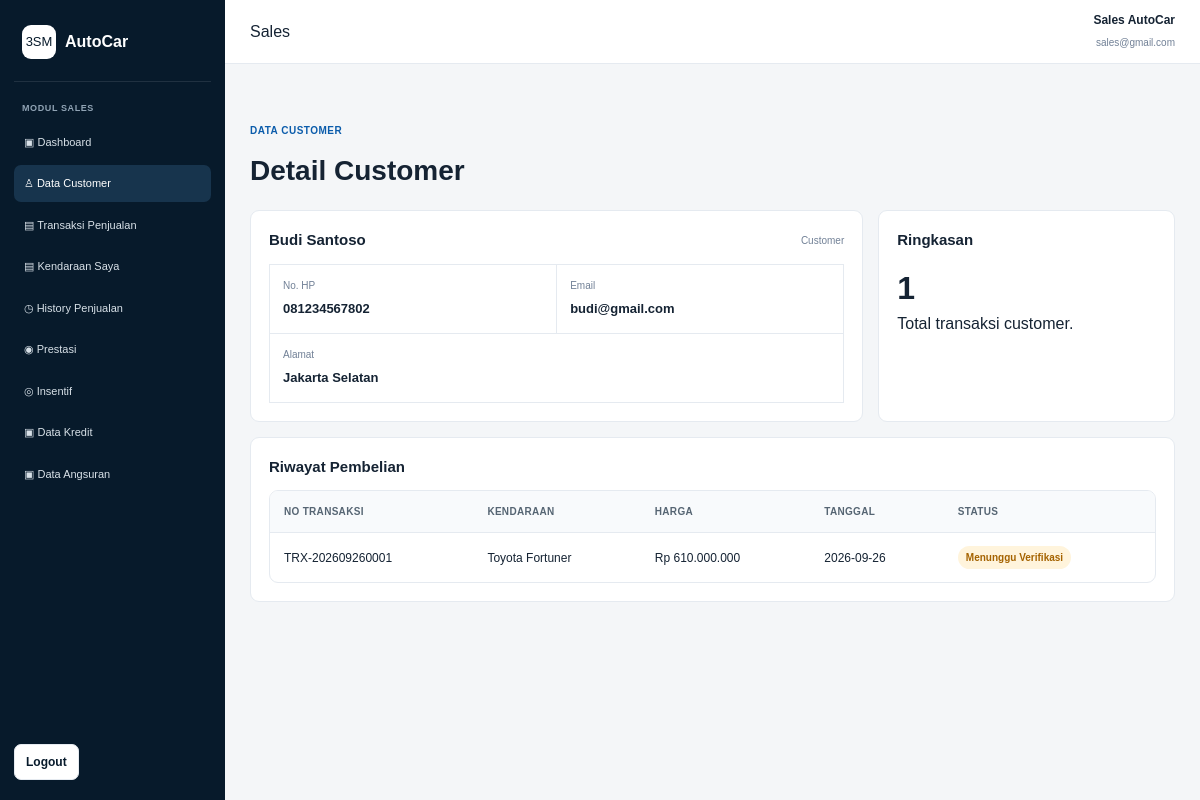
Page /sales/detail_customer.php?id=2 (signed in) on the committed database.
### tables this page shows
CREATE TABLE customer (
    id_customer INT AUTO_INCREMENT PRIMARY KEY,
    nama VARCHAR(100) NOT NULL,
    email VARCHAR(100) DEFAULT NULL,
    no_hp VARCHAR(20) DEFAULT NULL,
    alamat TEXT DEFAULT NULL,
    created_at TIMESTAMP DEFAULT CURRENT_TIMESTAMP
);

CREATE TABLE penjualan (
    id_penjualan INT AUTO_INCREMENT PRIMARY KEY,
    no_transaksi VARCHAR(50) NOT NULL UNIQUE,
    id_customer INT NOT NULL,
    id_sales INT NOT NULL,
    id_kendaraan INT NOT NULL,
    harga DECIMAL(15,2) NOT NULL DEFAULT 0,
    tanggal DATE NOT NULL,
    metode_pembayaran ENUM('Cash','Transfer','Kredit') NOT NULL,
    status ENUM('Menunggu Verifikasi','Selesai','Ditolak') NOT NULL DEFAULT 'Menunggu Verifikasi',
    dp DECIMAL(15,2) NOT NULL DEFAULT 0,
    tenor INT NOT NULL DEFAULT 0,
    bunga_tahunan DECIMAL(5,2) NOT NULL DEFAULT 0,
    pokok_pinjaman DECIMAL(15,2) NOT NULL DEFAULT 0,
    total_bunga DECIMAL(15,2) NOT NULL DEFAULT 0,
    total_kredit DECIMAL(15,2) NOT NULL DEFAULT 0,
    angsuran_per_bulan DECIMAL(15,2) NOT NULL DEFAULT 0,
    created_at TIMESTAMP DEFAULT CURRENT_TIMESTAMP,
    CONSTRAINT fk_penjualan_customer
        FOREIGN KEY (id_customer) REFERENCES customer(id_customer)
        ON UPDATE CASCADE ON DELETE RESTRICT,
    CONSTRAINT fk_penjualan_sales
        FOREIGN KEY (id_sales) REFERENCES sales(id_sales)
        ON UPDATE CASCADE ON DELETE RESTRICT,
    CONSTRAINT fk_penjualan_kendaraan
        FOREIGN KEY (id_kendaraan) REFERENCES kendaraan(id_kendaraan)
        ON UPDATE CASCADE ON DELETE RESTRICT
);

### config/helpers.php (called while the page is built, shortened)
<?php
function e($value)
{
    return htmlspecialchars((string)$value, ENT_QUOTES, 'UTF-8');
}
function rupiah($angka)
{
    return "Rp " . number_format((float)$angka, 0, ',', '.');
}
function status_transaksi_class($status)
{
    switch ($status) {
        case 'Menunggu Verifikasi':
            return 'badge badge-warning';
    }
}
?>

### sales/detail_customer.php (the view, shortened to what this page needs)
<?php
include "../config/koneksi.php";
include "header.php";
$id = (int)($_GET['id'] ?? 0);
$customer = mysqli_fetch_assoc(mysqli_query($conn, "SELECT * FROM customer WHERE id_customer=$id LIMIT 1"));
$history = mysqli_query($conn, "SELECT p.*, CONCAT(m.nama_merek,' ',t.nama_tipe) kendaraan
    FROM penjualan p
    INNER JOIN kendaraan k ON p.id_kendaraan=k.id_kendaraan
    INNER JOIN merek m ON k.id_merek=m.id_merek
    INNER JOIN tipe_kendaraan t ON k.id_tipe=t.id_tipe
    WHERE p.id_customer=$id ORDER BY p.id_penjualan DESC");
?>
<div class="page-head"><span class="eyebrow">DATA CUSTOMER</span><h1>Detail Customer</h1></div>
<div class="dashboard-columns">
    <div class="card">
        <div class="card-title"><h2><?= e($customer['nama']) ?></h2><span>Customer</span></div>
        <div class="info-list">
            <div class="info-item"><small>No. HP</small><strong><?= e($customer['no_hp']) ?></strong></div>
            <div class="info-item"><small>Email</small><strong><?= e($customer['email']) ?></strong></div>
            <div class="info-item full"><small>Alamat</small><strong><?= e($customer['alamat']) ?></strong></div>
        </div>
    </div>
    <div class="card">
        <div class="card-title"><h2>Ringkasan</h2></div>
        <?php $total = mysqli_num_rows($history); ?>
        <h1><?= $total ?></h1><p>Total transaksi customer.</p>
    </div>
</div>
<div class="card">
    <div class="card-title"><h2>Riwayat Pembelian</h2></div>
    <div class="table-wrap">
        <table class="table">
            <tr><th>No Transaksi</th><th>Kendaraan</th><th>Harga</th><th>Tanggal</th><th>Status</th></tr>
            <?php while($row=mysqli_fetch_assoc($history)): ?>
            <tr><td><?= e($row['no_transaksi']) ?></td><td><?= e($row['kendaraan']) ?></td><td><?= rupiah($row['harga']) ?></td><td><?= e($row['tanggal']) ?></td><td><span class="<?= status_transaksi_class($row['status']) ?>"><?= e($row['status']) ?></span></td></tr>
            <?php endwhile; ?>
        </table>
    </div>
</div>
<?php include "footer.php"; ?>

### assets/css/style.css (style rules this page uses)
* { margin: 0; padding: 0; box-sizing: border-box; }
:root { --navy: #071a2b; --navy-2: #0d2a42; --blue: #0b5cab; --blue-light: #eaf3fb; --text: #152333; --muted: #718096; --border: #e5eaf0; --bg: #f4f6f8; --white: #ffffff; --green: #0d9f6e; --yellow: #d98a00; --red: #c93636; }
body { font-family: Arial, Helvetica, sans-serif; background: var(--bg); color: var(--text); line-height: 1.5; }
.eyebrow { display: inline-block; color: var(--blue); font-size: 10px; font-weight: 800; letter-spacing: .5px; margin-bottom: 12px; }
.stat-card, .card { background: white; border: 1px solid var(--border); border-radius: 9px; padding: 18px; }
.badge { display: inline-flex; align-items: center; padding: 4px 8px; border-radius: 999px; background: #edf1f5; color: #52606d; font-size: 10px; font-weight: 800; }
.badge-warning { background: #fff4dc; color: #a56300; }
.page-head { padding: 28px 0 18px; }
.page-head h1 { font-size: 28px; }
.info-list { display: grid; grid-template-columns: repeat(2, 1fr); border-top: 1px solid var(--border); border-left: 1px solid var(--border); }
.info-item { padding: 13px; border-right: 1px solid var(--border); border-bottom: 1px solid var(--border); }
.info-item small { display: block; color: var(--muted); font-size: 10px; margin-bottom: 3px; }
.info-item strong { font-size: 13px; }
.table-wrap { background: white; border: 1px solid var(--border); border-radius: 9px; overflow-x: auto; }
.table { width: 100%; border-collapse: collapse; min-width: 760px; }
.table th, .table td { padding: 13px 14px; text-align: left; border-bottom: 1px solid var(--border); font-size: 12px; vertical-align: middle; }
.table th { background: #f8fafc; color: #566573; font-size: 10px; text-transform: uppercase; letter-spacing: .3px; }
.table tr:last-child td { border-bottom: 0; }
.full { grid-column: 1 / -1; }
.dashboard-columns { display: grid; grid-template-columns: 1.55fr .75fr; gap: 15px; margin-bottom: 15px; }
.card-title { display: flex; align-items: center; justify-content: space-between; gap: 15px; margin-bottom: 12px; }
.card-title h2 { font-size: 15px; }
.card-title span { color: var(--muted); font-size: 10px; }

### rows in the picture
customer: nama "Budi Santoso", no_hp "081234567802", email "budi@gmail.com", alamat "Jakarta Selatan"
penjualan: no_transaksi "TRX-202609260001", kendaraan "Toyota Fortuner", harga "Rp 610.000.000", tanggal "2026-09-26", status "Menunggu Verifikasi"

### other values in the picture
$_SESSION['nama'] "Sales AutoCar"
$_SESSION['email'] "sales@gmail.com"
$total "1"
